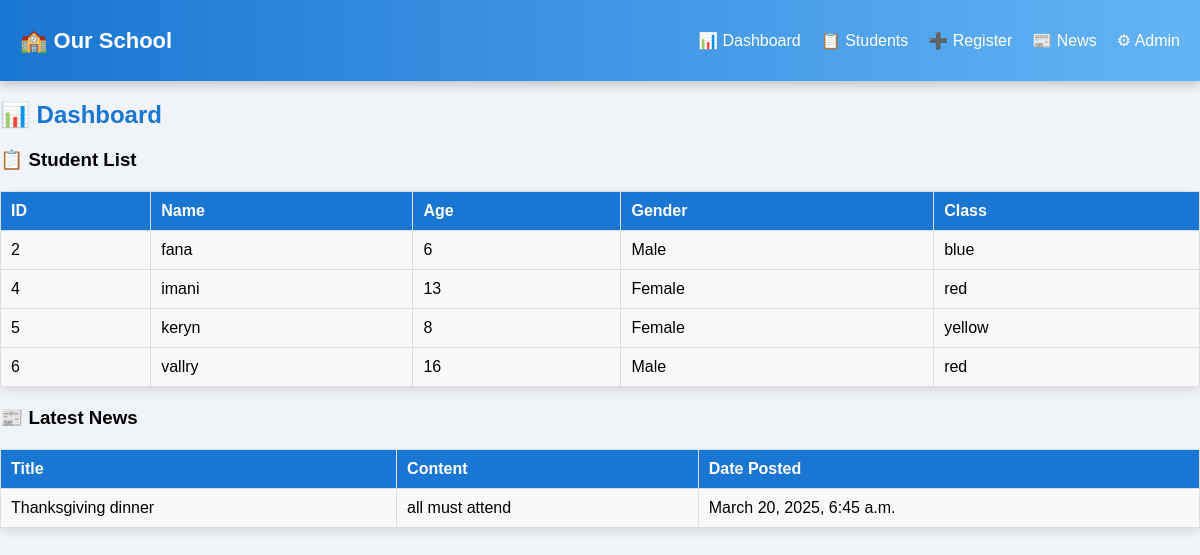
The app's page /dashboard/, older data.
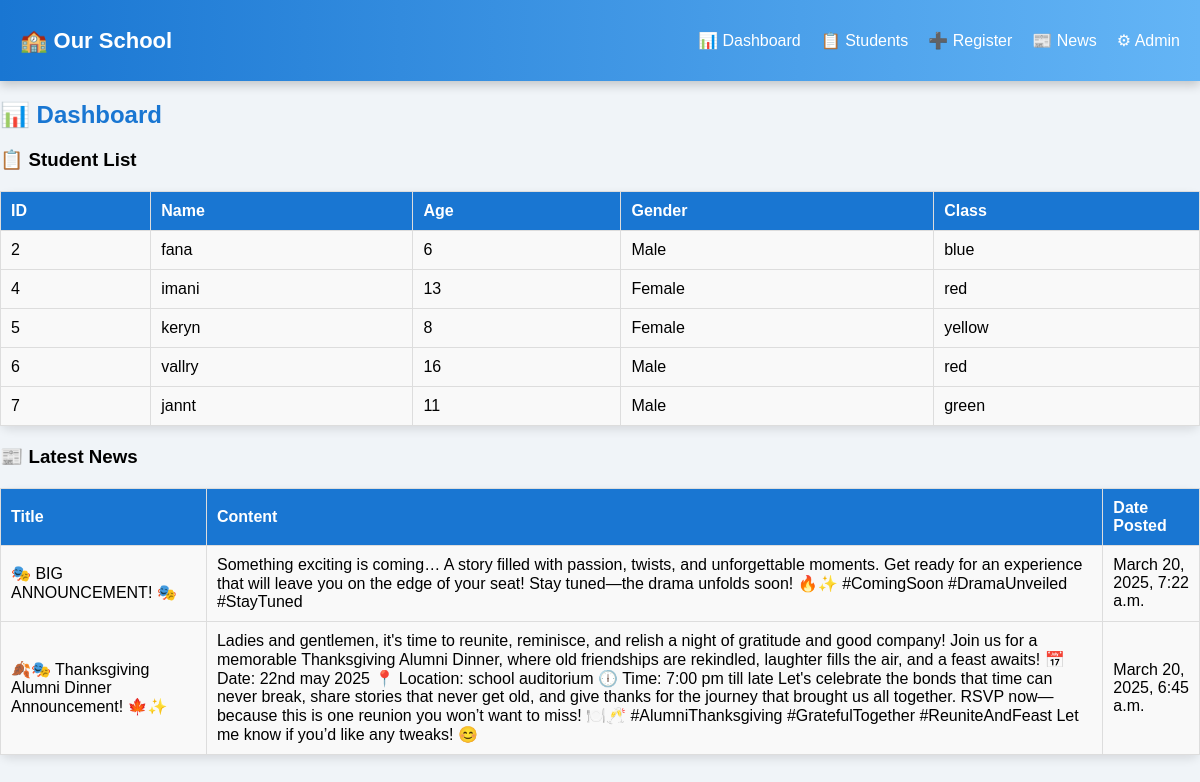
The same page, newer data.
### school/models.py (models this page shows, shortened)
class Student(models.Model):
    name = models.CharField(max_length=100)
    email = models.EmailField(unique=True)
    age = models.IntegerField()
    course = models.CharField(max_length=100)
    class_name = models.CharField(max_length=50,null=True)
    gender = models.CharField(max_length=10, choices=[('Male', 'Male'), ('Female', 'Female')],null=True)
    enrollment_date = models.DateTimeField(auto_now_add=True,null=True)

class News(models.Model):
    title = models.CharField(max_length=255)
    content = models.TextField()
    date_posted = models.DateTimeField(auto_now_add=True)
    is_event = models.BooleanField(default=False)  # True if it's a school event
    event_date = models.DateField(null=True, blank=True)  # Event date (optional)

### school/views.py (the view)
# urls.py: path('dashboard/', views.dashboard, name='dashboard'),
def dashboard(request):
    students = Student.objects.all()  # Fetch all students
    news = News.objects.order_by('-date_posted')[:5]  # Fetch latest 5 news articles
    return render(request, 'dashboard.html', {'students': students, 'news': news})

### school/templates/dashboard.html (shortened to what this page needs)
{% extends 'base.html' %}
{% block content %}
<h2>📊 Dashboard</h2>
<h3>📋 Student List</h3>
<table border="1">
    <thead>
        <tr>
            <th>ID</th>
            <th>Name</th>
            <th>Age</th>
            <th>Gender</th>
            <th>Class</th>
        </tr>
    </thead>
    <tbody>
        {% for student in students %}
        <tr>
            <td>{{ student.id }}</td>
            <td>{{ student.name }}</td>
            <td>{{ student.age }}</td>
            <td>
                {% if student.gender == 'Male' %}
                    Male
                {% elif student.gender == 'Female' %}
                    Female
                {% endif %}
            </td>
            <td>{{ student.class_name }}</td>
        </tr>
        {% endfor %}
    </tbody>
</table>
<h3>📰 Latest News</h3>
<table border="1">
    <thead>
        <tr>
            <th>Title</th>
            <th>Content</th>
            <th>Date Posted</th>
        </tr>
    </thead>
    <tbody>
        {% for article in news %}
        <tr>
            <td>{{ article.title }}</td>
            <td>{{ article.content }}</td>
            <td>{{ article.date_posted }}</td>
        </tr>
        {% endfor %}
    </tbody>
</table>
{% endblock %}

### school/templates/base.html (shortened to what this page needs)
<!DOCTYPE html>
<html lang="en">
<head>
    <link rel="stylesheet" href="/static/css/style.css">
</head>
<body>
  <nav class="navbar">
        <div class="logo"><a href="{% url 'home' %}">🏫 Our School</a></div>
        <ul class="nav-links">
            <li><a href="{% url 'dashboard' %}">📊 Dashboard</a></li>
            <li><a href="{% url 'student_list' %}">📋 Students</a></li>
            <li><a href="{% url 'student_create' %}">➕ Register</a></li>
            <li><a href="{% url 'news_list' %}">📰 News</a></li>
             <li><a href="{% url 'admin:index' %}">⚙ Admin</a></li>
        </ul>
    </nav>
    <div class="container">
        {% block content %}{% endblock %}
    </div>
</body>
</html>

### school/static/css/style.css (style rules this page uses)
body { font-family: 'Poppins', sans-serif; background-color: #f0f4f8; margin: 0; padding: 0; }
.navbar { display: flex; justify-content: space-between; align-items: center; background: linear-gradient(to right, #1976D2, #64B5F6); padding: 15px 20px; color: white; box-shadow: 0 4px 10px rgba(0, 0, 0, 0.2); }
.logo a { color: white; text-decoration: none; font-size: 22px; font-weight: bold; }
.nav-links { list-style: none; display: flex; gap: 20px; }
.nav-links li { display: inline; }
.nav-links a { color: white; text-decoration: none; font-size: 16px; transition: color 0.3s ease-in-out; }
table { width: 90%; margin: 20px auto; border-collapse: collapse; background: white; border-radius: 10px; box-shadow: 0 4px 10px rgba(0, 0, 0, 0.1); }
th, td { padding: 12px; border-bottom: 1px solid #ddd; text-align: center; }
th { background-color: #2E7D32; color: white; }
h2 { color: #1976D2; }
table { width: 100%; border-collapse: collapse; margin-top: 20px; }
th, td { border: 1px solid #ddd; padding: 10px; text-align: left; }
th { background-color: #1976D2; color: white; }
td { background-color: #f9f9f9; }

Row changes from the older to the newer data that the page shows:
added Student: id "7", name "jannt", age "11", gender "Male", class_name "green"
added News: title "🎭 BIG ANNOUNCEMENT! 🎭", content "Something exciting is coming… A story filled with passion, twists, and unforgettable moments. Get ready for an experience that will leave you on the edge of your seat! Stay tuned—the drama unfolds soon! 🔥✨ #ComingSoon #DramaUnveiled #StayTuned", date_posted "March 20, 2025, 7:22 a.m."
changed News: title "Thanksgiving dinner" → "🍂🎭 Thanksgiving Alumni Dinner Announcement! 🍁✨"; content "all must attend" → "Ladies and gentlemen, it's time to reunite, reminisce, and relish a night of gratitude and good company! Join us for a memorable Thanksgiving Alumni Dinner, where old friendships are rekindled, laughter fills the air, and a feast awaits! 📅 Date: 22nd may 2025 📍 Location: school auditorium 🕕 Time: 7:00 pm till late Let's celebrate the bonds that time can never break, share stories that never get old, and give thanks for the journey that brought us all together. RSVP now—because this is one reunion you won’t want to miss! 🍽️🥂 #AlumniThanksgiving #GratefulTogether #ReuniteAndFeast Let me know if you’d like any tweaks! 😊"
